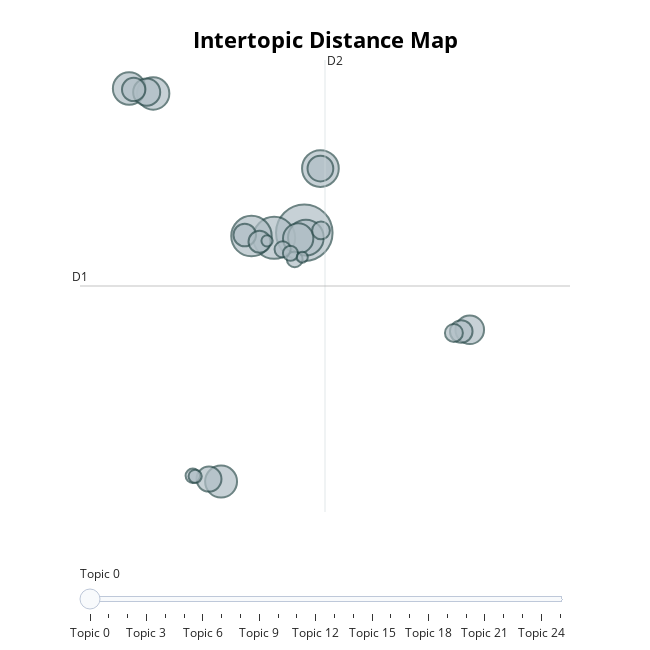

Source (notebook cell):
### Code cell
fig = topic_model.visualize_topics(custom_labels = True)
fig.show()
fig.write_image("images/pub_intertopic_distances.pdf")

### Figure 1 — Plotly figure (JSON) as saved in the notebook; plotly's stock layout.template omitted (floating-point values rounded to 4 significant figures)
{"data": [{"customdata": [[0, "Supply Chains & Manufacturing", 477], [1, "Business Strategy & Innovation", 263], [2, "Human Resources", 244], [3, "Finance & Banking", 201], [4, "Automation & Labour", 191], [5, "Generative AI", 156], [6, "Healthcare & Medicine", 152], [7, "Tourism and Hospitality", 158], [8, "Innovation and Patents", 137], [9, "Climate & Energy Solutions", 122], [10, "Customer Service Chatbots", 109], [11, "Accounting & Auditing", 99], [12, "Sustainability & ESG", 76], [13, "Governance, Risk & Ethics", 93], [14, "Consumer Behaviour & Online Shopping", 81], [15, "Workplace Adoption & Perceptions", 76], [16, "Marketing", 73], [17, "Corporate Strategy & Transparency", 48], [18, "Construction", 47], [19, "Algorithmic Pricing", 37], [20, "Agriculture & Food Systems", 31], [21, "Decision-making", 39], [22, "Explainability & Trust", 34], [23, "Sustainability Goals", 26], [24, "Public Services", 19], [25, "Fairness and Bias", 18]], "hovertemplate": "<b>Topic %{customdata[0]}</b><br>%{customdata[1]}<br>Size: %{customdata[2]}", "legendgroup": "", "marker": {"color": "#B0BEC5", "line": {"color": "DarkSlateGrey", "width": 2}, "size": [477, 263, 244, 201, 191, 156, 152, 158, 137, 122, 109, 99, 76, 93, 81, 76, 73, 48, 47, 37, 31, 39, 34, 26, 19, 18], "sizemode": "area", "sizeref": 0.2981, "symbol": "circle"}, "mode": "markers", "name": "", "orientation": "v", "showlegend": false, "type": "scatter", "x": [11.31, 10.63, 10.12, 11.67, 11.34, 7.908, 9.434, 7.368, 11.17, 15.02, 7.762, 11.67, 14.83, 9.163, 7.469, 9.967, 10.3, 14.67, 11.68, 11.09, 8.799, 10.82, 10.99, 8.852, 10.47, 11.26], "xaxis": "x", "y": [5.072, 4.512, 4.709, 12.16, 4.54, 20.45, -22.39, 20.99, 4.449, -5.632, 20.59, 12.16, -5.824, -22.12, 20.89, 4.821, 4.079, -5.989, 5.33, 2.14, -21.75, 3.239, 2.808, -21.8, 4.179, 2.375], "yaxis": "y"}], "layout": {"annotations": [{"showarrow": false, "text": "D1", "x": 6.263, "y": -0.8035, "yshift": 10}, {"showarrow": false, "text": "D2", "x": 11.77, "xshift": 10, "y": 24.14}], "height": 650, "hoverlabel": {"bgcolor": "white", "font": {"family": "Rockwell", "size": 16}}, "legend": {"itemsizing": "constant", "tracegroupgap": 0}, "margin": {"t": 60}, "shapes": [{"line": {"color": "#CFD8DC", "width": 2}, "type": "line", "x0": 11.77, "x1": 11.77, "y0": -25.75, "y1": 24.14}, {"line": {"color": "#9E9E9E", "width": 2}, "type": "line", "x0": 6.263, "x1": 17.28, "y0": -0.8035, "y1": -0.8035}], "sliders": [{"active": 0, "pad": {"t": 50}, "steps": [{"args": [{"marker.color": [["red", "#B0BEC5", "#B0BEC5", "#B0BEC5", "#B0BEC5", "#B0BEC5", "#B0BEC5", "#B0BEC5", "#B0BEC5", "#B0BEC5", "#B0BEC5", "#B0BEC5", "#B0BEC5", "#B0BEC5", "#B0BEC5", "#B0BEC5", "#B0BEC5", "#B0BEC5", "#B0BEC5", "#B0BEC5", "#B0BEC5", "#B0BEC5", "#B0BEC5", "#B0BEC5", "#B0BEC5", "#B0BEC5"]]}], "label": "Topic 0", "method": "update"}, {"args": [{"marker.color": [["#B0BEC5", "red", "#B0BEC5", "#B0BEC5", "#B0BEC5", "#B0BEC5", "#B0BEC5", "#B0BEC5", "#B0BEC5", "#B0BEC5", "#B0BEC5", "#B0BEC5", "#B0BEC5", "#B0BEC5", "#B0BEC5", "#B0BEC5", "#B0BEC5", "#B0BEC5", "#B0BEC5", "#B0BEC5", "#B0BEC5", "#B0BEC5", "#B0BEC5", "#B0BEC5", "#B0BEC5", "#B0BEC5"]]}], "label": "Topic 1", "method": "update"}, {"args": [{"marker.color": [["#B0BEC5", "#B0BEC5", "red", "#B0BEC5", "#B0BEC5", "#B0BEC5", "#B0BEC5", "#B0BEC5", "#B0BEC5", "#B0BEC5", "#B0BEC5", "#B0BEC5", "#B0BEC5", "#B0BEC5", "#B0BEC5", "#B0BEC5", "#B0BEC5", "#B0BEC5", "#B0BEC5", "#B0BEC5", "#B0BEC5", "#B0BEC5", "#B0BEC5", "#B0BEC5", "#B0BEC5", "#B0BEC5"]]}], "label": "Topic 2", "method": "update"}, {"args": [{"marker.color": [["#B0BEC5", "#B0BEC5", "#B0BEC5", "red", "#B0BEC5", "#B0BEC5", "#B0BEC5", "#B0BEC5", "#B0BEC5", "#B0BEC5", "#B0BEC5", "#B0BEC5", "#B0BEC5", "#B0BEC5", "#B0BEC5", "#B0BEC5", "#B0BEC5", "#B0BEC5", "#B0BEC5", "#B0BEC5", "#B0BEC5", "#B0BEC5", "#B0BEC5", "#B0BEC5", "#B0BEC5", "#B0BEC5"]]}], "label": "Topic 3", "method": "update"}, {"args": [{"marker.color": [["#B0BEC5", "#B0BEC5", "#B0BEC5", "#B0BEC5", "red", "#B0BEC5", "#B0BEC5", "#B0BEC5", "#B0BEC5", "#B0BEC5", "#B0BEC5", "#B0BEC5", "#B0BEC5", "#B0BEC5", "#B0BEC5", "#B0BEC5", "#B0BEC5", "#B0BEC5", "#B0BEC5", "#B0BEC5", "#B0BEC5", "#B0BEC5", "#B0BEC5", "#B0BEC5", "#B0BEC5", "#B0BEC5"]]}], "label": "Topic 4", "method": "update"}, {"args": [{"marker.color": [["#B0BEC5", "#B0BEC5", "#B0BEC5", "#B0BEC5", "#B0BEC5", "red", "#B0BEC5", "#B0BEC5", "#B0BEC5", "#B0BEC5", "#B0BEC5", "#B0BEC5", "#B0BEC5", "#B0BEC5", "#B0BEC5", "#B0BEC5", "#B0BEC5", "#B0BEC5", "#B0BEC5", "#B0BEC5", "#B0BEC5", "#B0BEC5", "#B0BEC5", "#B0BEC5", "#B0BEC5", "#B0BEC5"]]}], "label": "Topic 5", "method": "update"}, {"args": [{"marker.color": [["#B0BEC5", "#B0BEC5", "#B0BEC5", "#B0BEC5", "#B0BEC5", "#B0BEC5", "red", "#B0BEC5", "#B0BEC5", "#B0BEC5", "#B0BEC5", "#B0BEC5", "#B0BEC5", "#B0BEC5", "#B0BEC5", "#B0BEC5", "#B0BEC5", "#B0BEC5", "#B0BEC5", "#B0BEC5", "#B0BEC5", "#B0BEC5", "#B0BEC5", "#B0BEC5", "#B0BEC5", "#B0BEC5"]]}], "label": "Topic 6", "method": "update"}, {"args": [{"marker.color": [["#B0BEC5", "#B0BEC5", "#B0BEC5", "#B0BEC5", "#B0BEC5", "#B0BEC5", "#B0BEC5", "red", "#B0BEC5", "#B0BEC5", "#B0BEC5", "#B0BEC5", "#B0BEC5", "#B0BEC5", "#B0BEC5", "#B0BEC5", "#B0BEC5", "#B0BEC5", "#B0BEC5", "#B0BEC5", "#B0BEC5", "#B0BEC5", "#B0BEC5", "#B0BEC5", "#B0BEC5", "#B0BEC5"]]}], "label": "Topic 7", "method": "update"}, {"args": [{"marker.color": [["#B0BEC5", "#B0BEC5", "#B0BEC5", "#B0BEC5", "#B0BEC5", "#B0BEC5", "#B0BEC5", "#B0BEC5", "red", "#B0BEC5", "#B0BEC5", "#B0BEC5", "#B0BEC5", "#B0BEC5", "#B0BEC5", "#B0BEC5", "#B0BEC5", "#B0BEC5", "#B0BEC5", "#B0BEC5", "#B0BEC5", "#B0BEC5", "#B0BEC5", "#B0BEC5", "#B0BEC5", "#B0BEC5"]]}], "label": "Topic 8", "method": "update"}, {"args": [{"marker.color": [["#B0BEC5", "#B0BEC5", "#B0BEC5", "#B0BEC5", "#B0BEC5", "#B0BEC5", "#B0BEC5", "#B0BEC5", "#B0BEC5", "red", "#B0BEC5", "#B0BEC5", "#B0BEC5", "#B0BEC5", "#B0BEC5", "#B0BEC5", "#B0BEC5", "#B0BEC5", "#B0BEC5", "#B0BEC5", "#B0BEC5", "#B0BEC5", "#B0BEC5", "#B0BEC5", "#B0BEC5", "#B0BEC5"]]}], "label": "Topic 9", "method": "update"}, {"args": [{"marker.color": [["#B0BEC5", "#B0BEC5", "#B0BEC5", "#B0BEC5", "#B0BEC5", "#B0BEC5", "#B0BEC5", "#B0BEC5", "#B0BEC5", "#B0BEC5", "red", "#B0BEC5", "#B0BEC5", "#B0BEC5", "#B0BEC5", "#B0BEC5", "#B0BEC5", "#B0BEC5", "#B0BEC5", "#B0BEC5", "#B0BEC5", "#B0BEC5", "#B0BEC5", "#B0BEC5", "#B0BEC5", "#B0BEC5"]]}], "label": "Topic 10", "method": "update"}, {"args": [{"marker.color": [["#B0BEC5", "#B0BEC5", "#B0BEC5", "#B0BEC5", "#B0BEC5", "#B0BEC5", "#B0BEC5", "#B0BEC5", "#B0BEC5", "#B0BEC5", "#B0BEC5", "red", "#B0BEC5", "#B0BEC5", "#B0BEC5", "#B0BEC5", "#B0BEC5", "#B0BEC5", "#B0BEC5", "#B0BEC5", "#B0BEC5", "#B0BEC5", "#B0BEC5", "#B0BEC5", "#B0BEC5", "#B0BEC5"]]}], "label": "Topic 11", "method": "update"}, {"args": [{"marker.color": [["#B0BEC5", "#B0BEC5", "#B0BEC5", "#B0BEC5", "#B0BEC5", "#B0BEC5", "#B0BEC5", "#B0BEC5", "#B0BEC5", "#B0BEC5", "#B0BEC5", "#B0BEC5", "red", "#B0BEC5", "#B0BEC5", "#B0BEC5", "#B0BEC5", "#B0BEC5", "#B0BEC5", "#B0BEC5", "#B0BEC5", "#B0BEC5", "#B0BEC5", "#B0BEC5", "#B0BEC5", "#B0BEC5"]]}], "label": "Topic 12", "method": "update"}, {"args": [{"marker.color": [["#B0BEC5", "#B0BEC5", "#B0BEC5", "#B0BEC5", "#B0BEC5", "#B0BEC5", "#B0BEC5", "#B0BEC5", "#B0BEC5", "#B0BEC5", "#B0BEC5", "#B0BEC5", "#B0BEC5", "red", "#B0BEC5", "#B0BEC5", "#B0BEC5", "#B0BEC5", "#B0BEC5", "#B0BEC5", "#B0BEC5", "#B0BEC5", "#B0BEC5", "#B0BEC5", "#B0BEC5", "#B0BEC5"]]}], "label": "Topic 13", "method": "update"}, {"args": [{"marker.color": [["#B0BEC5", "#B0BEC5", "#B0BEC5", "#B0BEC5", "#B0BEC5", "#B0BEC5", "#B0BEC5", "#B0BEC5", "#B0BEC5", "#B0BEC5", "#B0BEC5", "#B0BEC5", "#B0BEC5", "#B0BEC5", "red", "#B0BEC5", "#B0BEC5", "#B0BEC5", "#B0BEC5", "#B0BEC5", "#B0BEC5", "#B0BEC5", "#B0BEC5", "#B0BEC5", "#B0BEC5", "#B0BEC5"]]}], "label": "Topic 14", "method": "update"}, {"args": [{"marker.color": [["#B0BEC5", "#B0BEC5", "#B0BEC5", "#B0BEC5", "#B0BEC5", "#B0BEC5", "#B0BEC5", "#B0BEC5", "#B0BEC5", "#B0BEC5", "#B0BEC5", "#B0BEC5", "#B0BEC5", "#B0BEC5", "#B0BEC5", "red", "#B0BEC5", "#B0BEC5", "#B0BEC5", "#B0BEC5", "#B0BEC5", "#B0BEC5", "#B0BEC5", "#B0BEC5", "#B0BEC5", "#B0BEC5"]]}], "label": "Topic 15", "method": "update"}, {"args": [{"marker.color": [["#B0BEC5", "#B0BEC5", "#B0BEC5", "#B0BEC5", "#B0BEC5", "#B0BEC5", "#B0BEC5", "#B0BEC5", "#B0BEC5", "#B0BEC5", "#B0BEC5", "#B0BEC5", "#B0BEC5", "#B0BEC5", "#B0BEC5", "#B0BEC5", "red", "#B0BEC5", "#B0BEC5", "#B0BEC5", "#B0BEC5", "#B0BEC5", "#B0BEC5", "#B0BEC5", "#B0BEC5", "#B0BEC5"]]}], "label": "Topic 16", "method": "update"}, {"args": [{"marker.color": [["#B0BEC5", "#B0BEC5", "#B0BEC5", "#B0BEC5", "#B0BEC5", "#B0BEC5", "#B0BEC5", "#B0BEC5", "#B0BEC5", "#B0BEC5", "#B0BEC5", "#B0BEC5", "#B0BEC5", "#B0BEC5", "#B0BEC5", "#B0BEC5", "#B0BEC5", "red", "#B0BEC5", "#B0BEC5", "#B0BEC5", "#B0BEC5", "#B0BEC5", "#B0BEC5", "#B0BEC5", "#B0BEC5"]]}], "label": "Topic 17", "method": "update"}, {"args": [{"marker.color": [["#B0BEC5", "#B0BEC5", "#B0BEC5", "#B0BEC5", "#B0BEC5", "#B0BEC5", "#B0BEC5", "#B0BEC5", "#B0BEC5", "#B0BEC5", "#B0BEC5", "#B0BEC5", "#B0BEC5", "#B0BEC5", "#B0BEC5", "#B0BEC5", "#B0BEC5", "#B0BEC5", "red", "#B0BEC5", "#B0BEC5", "#B0BEC5", "#B0BEC5", "#B0BEC5", "#B0BEC5", "#B0BEC5"]]}], "label": "Topic 18", "method": "update"}, {"args": [{"marker.color": [["#B0BEC5", "#B0BEC5", "#B0BEC5", "#B0BEC5", "#B0BEC5", "#B0BEC5", "#B0BEC5", "#B0BEC5", "#B0BEC5", "#B0BEC5", "#B0BEC5", "#B0BEC5", "#B0BEC5", "#B0BEC5", "#B0BEC5", "#B0BEC5", "#B0BEC5", "#B0BEC5", "#B0BEC5", "red", "#B0BEC5", "#B0BEC5", "#B0BEC5", "#B0BEC5", "#B0BEC5", "#B0BEC5"]]}], "label": "Topic 19", "method": "update"}, {"args": [{"marker.color": [["#B0BEC5", "#B0BEC5", "#B0BEC5", "#B0BEC5", "#B0BEC5", "#B0BEC5", "#B0BEC5", "#B0BEC5", "#B0BEC5", "#B0BEC5", "#B0BEC5", "#B0BEC5", "#B0BEC5", "#B0BEC5", "#B0BEC5", "#B0BEC5", "#B0BEC5", "#B0BEC5", "#B0BEC5", "#B0BEC5", "red", "#B0BEC5", "#B0BEC5", "#B0BEC5", "#B0BEC5", "#B0BEC5"]]}], "label": "Topic 20", "method": "update"}, {"args": [{"marker.color": [["#B0BEC5", "#B0BEC5", "#B0BEC5", "#B0BEC5", "#B0BEC5", "#B0BEC5", "#B0BEC5", "#B0BEC5", "#B0BEC5", "#B0BEC5", "#B0BEC5", "#B0BEC5", "#B0BEC5", "#B0BEC5", "#B0BEC5", "#B0BEC5", "#B0BEC5", "#B0BEC5", "#B0BEC5", "#B0BEC5", "#B0BEC5", "red", "#B0BEC5", "#B0BEC5", "#B0BEC5", "#B0BEC5"]]}], "label": "Topic 21", "method": "update"}, {"args": [{"marker.color": [["#B0BEC5", "#B0BEC5", "#B0BEC5", "#B0BEC5", "#B0BEC5", "#B0BEC5", "#B0BEC5", "#B0BEC5", "#B0BEC5", "#B0BEC5", "#B0BEC5", "#B0BEC5", "#B0BEC5", "#B0BEC5", "#B0BEC5", "#B0BEC5", "#B0BEC5", "#B0BEC5", "#B0BEC5", "#B0BEC5", "#B0BEC5", "#B0BEC5", "red", "#B0BEC5", "#B0BEC5", "#B0BEC5"]]}], "label": "Topic 22", "method": "update"}, {"args": [{"marker.color": [["#B0BEC5", "#B0BEC5", "#B0BEC5", "#B0BEC5", "#B0BEC5", "#B0BEC5", "#B0BEC5", "#B0BEC5", "#B0BEC5", "#B0BEC5", "#B0BEC5", "#B0BEC5", "#B0BEC5", "#B0BEC5", "#B0BEC5", "#B0BEC5", "#B0BEC5", "#B0BEC5", "#B0BEC5", "#B0BEC5", "#B0BEC5", "#B0BEC5", "#B0BEC5", "red", "#B0BEC5", "#B0BEC5"]]}], "label": "Topic 23", "method": "update"}, {"args": [{"marker.color": [["#B0BEC5", "#B0BEC5", "#B0BEC5", "#B0BEC5", "#B0BEC5", "#B0BEC5", "#B0BEC5", "#B0BEC5", "#B0BEC5", "#B0BEC5", "#B0BEC5", "#B0BEC5", "#B0BEC5", "#B0BEC5", "#B0BEC5", "#B0BEC5", "#B0BEC5", "#B0BEC5", "#B0BEC5", "#B0BEC5", "#B0BEC5", "#B0BEC5", "#B0BEC5", "#B0BEC5", "red", "#B0BEC5"]]}], "label": "Topic 24", "method": "update"}, {"args": [{"marker.color": [["#B0BEC5", "#B0BEC5", "#B0BEC5", "#B0BEC5", "#B0BEC5", "#B0BEC5", "#B0BEC5", "#B0BEC5", "#B0BEC5", "#B0BEC5", "#B0BEC5", "#B0BEC5", "#B0BEC5", "#B0BEC5", "#B0BEC5", "#B0BEC5", "#B0BEC5", "#B0BEC5", "#B0BEC5", "#B0BEC5", "#B0BEC5", "#B0BEC5", "#B0BEC5", "#B0BEC5", "#B0BEC5", "red"]]}], "label": "Topic 25", "method": "update"}]}], "title": {"font": {"color": "Black", "size": 22}, "text": "<b>Intertopic Distance Map</b>", "x": 0.5, "xanchor": "center", "y": 0.95, "yanchor": "top"}, "width": 650, "xaxis": {"anchor": "y", "domain": [0, 1], "range": [6.263, 17.28], "title": {"text": ""}, "visible": false}, "yaxis": {"anchor": "x", "domain": [0, 1], "range": [-25.75, 24.14], "title": {"text": ""}, "visible": false}}}
